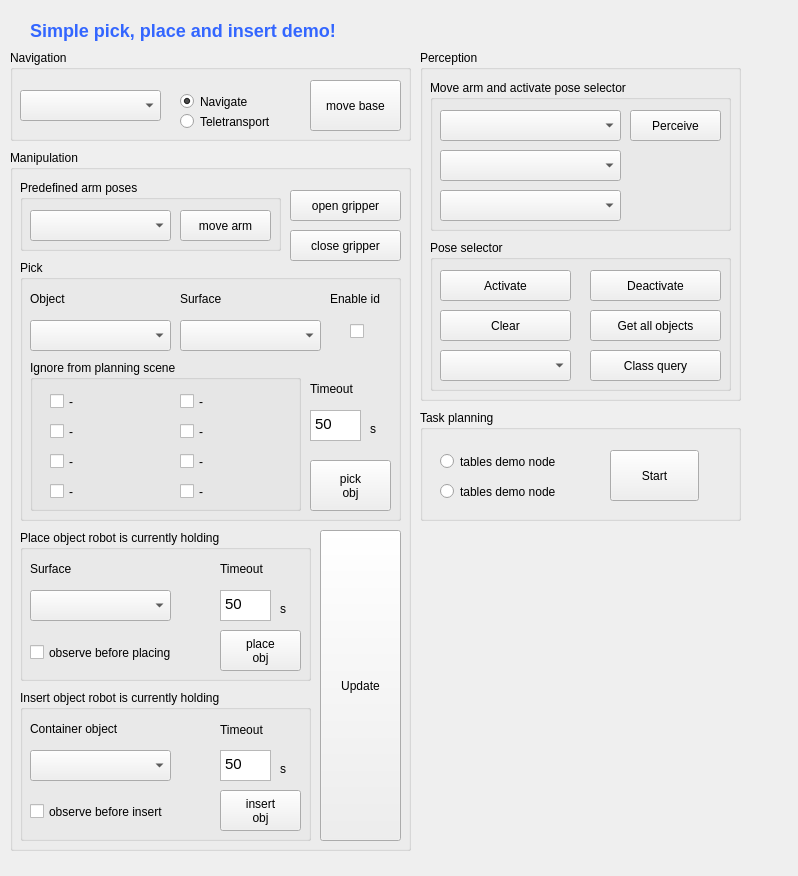
<?xml version="1.0" encoding="UTF-8"?>
<ui version="4.0">
 <class>RqtTablesDemo</class>
 <widget class="QWidget" name="RqtTablesDemo">
  <property name="enabled">
   <bool>true</bool>
  </property>
  <property name="geometry">
   <rect>
    <x>0</x>
    <y>0</y>
    <width>798</width>
    <height>876</height>
   </rect>
  </property>
  <property name="cursor">
   <cursorShape>ArrowCursor</cursorShape>
  </property>
  <property name="windowTitle">
   <string>rqt_tables_demo</string>
  </property>
  <widget class="QLabel" name="lblRqtTablesDemoTitle">
   <property name="geometry">
    <rect>
     <x>30</x>
     <y>10</y>
     <width>381</width>
     <height>41</height>
    </rect>
   </property>
   <property name="text">
    <string>&lt;html&gt;&lt;head/&gt;&lt;body&gt;&lt;h2 style=&quot; margin-top:16px; margin-bottom:12px; margin-left:0px; margin-right:0px; -qt-block-indent:0; text-indent:0px;&quot;&gt;&lt;span style=&quot; font-size:x-large; font-weight:600; color:#3366ff;&quot;&gt;Simple pick, place and insert demo!&lt;/span&gt;&lt;/h2&gt;&lt;/body&gt;&lt;/html&gt;</string>
   </property>
   <property name="textFormat">
    <enum>Qt::RichText</enum>
   </property>
  </widget>
  <widget class="QGroupBox" name="groupBox">
   <property name="geometry">
    <rect>
     <x>10</x>
     <y>50</y>
     <width>401</width>
     <height>91</height>
    </rect>
   </property>
   <property name="title">
    <string>Navigation</string>
   </property>
   <widget class="QPushButton" name="cmdNavigationGo">
    <property name="geometry">
     <rect>
      <x>300</x>
      <y>30</y>
      <width>91</width>
      <height>51</height>
     </rect>
    </property>
    <property name="text">
     <string>move base</string>
    </property>
   </widget>
   <widget class="QComboBox" name="comboNavigationWaypoints">
    <property name="geometry">
     <rect>
      <x>10</x>
      <y>40</y>
      <width>141</width>
      <height>31</height>
     </rect>
    </property>
   </widget>
   <widget class="QRadioButton" name="optNavigationNavigate">
    <property name="geometry">
     <rect>
      <x>170</x>
      <y>40</y>
      <width>112</width>
      <height>23</height>
     </rect>
    </property>
    <property name="text">
     <string>Navigate</string>
    </property>
    <property name="checked">
     <bool>true</bool>
    </property>
   </widget>
   <widget class="QRadioButton" name="optNavigationTeletransport">
    <property name="geometry">
     <rect>
      <x>170</x>
      <y>60</y>
      <width>112</width>
      <height>23</height>
     </rect>
    </property>
    <property name="text">
     <string>Teletransport</string>
    </property>
   </widget>
  </widget>
  <widget class="QGroupBox" name="groupBox_2">
   <property name="geometry">
    <rect>
     <x>420</x>
     <y>50</y>
     <width>321</width>
     <height>351</height>
    </rect>
   </property>
   <property name="title">
    <string>Perception</string>
   </property>
   <widget class="QGroupBox" name="groupMoveAndActivatePS">
    <property name="geometry">
     <rect>
      <x>10</x>
      <y>30</y>
      <width>301</width>
      <height>151</height>
     </rect>
    </property>
    <property name="title">
     <string>Move arm and activate pose selector</string>
    </property>
    <widget class="QComboBox" name="comboPerceptionObs1">
     <property name="geometry">
      <rect>
       <x>10</x>
       <y>30</y>
       <width>181</width>
       <height>31</height>
      </rect>
     </property>
    </widget>
    <widget class="QComboBox" name="comboPerceptionObs2">
     <property name="geometry">
      <rect>
       <x>10</x>
       <y>70</y>
       <width>181</width>
       <height>31</height>
      </rect>
     </property>
    </widget>
    <widget class="QComboBox" name="comboPerceptionObs3">
     <property name="geometry">
      <rect>
       <x>10</x>
       <y>110</y>
       <width>181</width>
       <height>31</height>
      </rect>
     </property>
    </widget>
    <widget class="QPushButton" name="cmdPerceiveObjs">
     <property name="geometry">
      <rect>
       <x>200</x>
       <y>30</y>
       <width>91</width>
       <height>31</height>
      </rect>
     </property>
     <property name="text">
      <string>Perceive</string>
     </property>
    </widget>
   </widget>
   <widget class="QGroupBox" name="groupPoseSelector">
    <property name="geometry">
     <rect>
      <x>10</x>
      <y>190</y>
      <width>301</width>
      <height>151</height>
     </rect>
    </property>
    <property name="title">
     <string>Pose selector</string>
    </property>
    <widget class="QPushButton" name="cmdPerceptionPSActivate">
     <property name="geometry">
      <rect>
       <x>10</x>
       <y>30</y>
       <width>131</width>
       <height>31</height>
      </rect>
     </property>
     <property name="text">
      <string>Activate</string>
     </property>
    </widget>
    <widget class="QPushButton" name="cmdPerceptionPSDeActivate">
     <property name="geometry">
      <rect>
       <x>160</x>
       <y>30</y>
       <width>131</width>
       <height>31</height>
      </rect>
     </property>
     <property name="text">
      <string>Deactivate</string>
     </property>
    </widget>
    <widget class="QPushButton" name="cmdPerceptionPSClear">
     <property name="geometry">
      <rect>
       <x>10</x>
       <y>70</y>
       <width>131</width>
       <height>31</height>
      </rect>
     </property>
     <property name="text">
      <string>Clear</string>
     </property>
    </widget>
    <widget class="QPushButton" name="cmdPerceptionPSGetAllObjs">
     <property name="geometry">
      <rect>
       <x>160</x>
       <y>70</y>
       <width>131</width>
       <height>31</height>
      </rect>
     </property>
     <property name="text">
      <string>Get all objects</string>
     </property>
    </widget>
    <widget class="QPushButton" name="cmdPerceptionPSClassQuery">
     <property name="geometry">
      <rect>
       <x>160</x>
       <y>110</y>
       <width>131</width>
       <height>31</height>
      </rect>
     </property>
     <property name="text">
      <string>Class query</string>
     </property>
    </widget>
    <widget class="QComboBox" name="comboPerceptionPSClassQuery">
     <property name="geometry">
      <rect>
       <x>10</x>
       <y>110</y>
       <width>131</width>
       <height>31</height>
      </rect>
     </property>
    </widget>
   </widget>
  </widget>
  <widget class="QGroupBox" name="groupBox_3">
   <property name="geometry">
    <rect>
     <x>10</x>
     <y>150</y>
     <width>401</width>
     <height>701</height>
    </rect>
   </property>
   <property name="title">
    <string>Manipulation</string>
   </property>
   <widget class="QGroupBox" name="groupBox_5">
    <property name="geometry">
     <rect>
      <x>10</x>
      <y>30</y>
      <width>261</width>
      <height>71</height>
     </rect>
    </property>
    <property name="title">
     <string>Predefined arm poses</string>
    </property>
    <widget class="QComboBox" name="comboArmPoses">
     <property name="geometry">
      <rect>
       <x>10</x>
       <y>30</y>
       <width>141</width>
       <height>31</height>
      </rect>
     </property>
    </widget>
    <widget class="QPushButton" name="cmdManipulationGo">
     <property name="geometry">
      <rect>
       <x>160</x>
       <y>30</y>
       <width>91</width>
       <height>31</height>
      </rect>
     </property>
     <property name="text">
      <string>move arm</string>
     </property>
    </widget>
   </widget>
   <widget class="QGroupBox" name="groupBox_6">
    <property name="geometry">
     <rect>
      <x>10</x>
      <y>110</y>
      <width>381</width>
      <height>261</height>
     </rect>
    </property>
    <property name="title">
     <string>Pick</string>
    </property>
    <widget class="QComboBox" name="comboPickObj">
     <property name="geometry">
      <rect>
       <x>10</x>
       <y>60</y>
       <width>141</width>
       <height>31</height>
      </rect>
     </property>
    </widget>
    <widget class="QPushButton" name="cmdPickObj">
     <property name="geometry">
      <rect>
       <x>290</x>
       <y>200</y>
       <width>81</width>
       <height>51</height>
      </rect>
     </property>
     <property name="text">
      <string>pick
obj</string>
     </property>
    </widget>
    <widget class="QGroupBox" name="groupBox_9">
     <property name="geometry">
      <rect>
       <x>10</x>
       <y>100</y>
       <width>271</width>
       <height>151</height>
      </rect>
     </property>
     <property name="title">
      <string>Ignore from planning scene</string>
     </property>
     <widget class="QCheckBox" name="chkPickIgnore1">
      <property name="geometry">
       <rect>
        <x>20</x>
        <y>30</y>
        <width>121</width>
        <height>23</height>
       </rect>
      </property>
      <property name="text">
       <string>-</string>
      </property>
     </widget>
     <widget class="QCheckBox" name="chkPickIgnore2">
      <property name="geometry">
       <rect>
        <x>20</x>
        <y>60</y>
        <width>121</width>
        <height>23</height>
       </rect>
      </property>
      <property name="text">
       <string>-</string>
      </property>
     </widget>
     <widget class="QCheckBox" name="chkPickIgnore3">
      <property name="geometry">
       <rect>
        <x>20</x>
        <y>90</y>
        <width>121</width>
        <height>23</height>
       </rect>
      </property>
      <property name="text">
       <string>-</string>
      </property>
     </widget>
     <widget class="QCheckBox" name="chkPickIgnore4">
      <property name="geometry">
       <rect>
        <x>20</x>
        <y>120</y>
        <width>121</width>
        <height>23</height>
       </rect>
      </property>
      <property name="text">
       <string>-</string>
      </property>
     </widget>
     <widget class="QCheckBox" name="chkPickIgnore7">
      <property name="geometry">
       <rect>
        <x>150</x>
        <y>90</y>
        <width>111</width>
        <height>23</height>
       </rect>
      </property>
      <property name="text">
       <string>-</string>
      </property>
     </widget>
     <widget class="QCheckBox" name="chkPickIgnore6">
      <property name="geometry">
       <rect>
        <x>150</x>
        <y>60</y>
        <width>111</width>
        <height>23</height>
       </rect>
      </property>
      <property name="text">
       <string>-</string>
      </property>
     </widget>
     <widget class="QCheckBox" name="chkPickIgnore5">
      <property name="geometry">
       <rect>
        <x>150</x>
        <y>30</y>
        <width>111</width>
        <height>23</height>
       </rect>
      </property>
      <property name="text">
       <string>-</string>
      </property>
     </widget>
     <widget class="QCheckBox" name="chkPickIgnore8">
      <property name="geometry">
       <rect>
        <x>150</x>
        <y>120</y>
        <width>111</width>
        <height>23</height>
       </rect>
      </property>
      <property name="text">
       <string>-</string>
      </property>
     </widget>
    </widget>
    <widget class="QComboBox" name="comboPickSurfaces">
     <property name="geometry">
      <rect>
       <x>160</x>
       <y>60</y>
       <width>141</width>
       <height>31</height>
      </rect>
     </property>
    </widget>
    <widget class="QLabel" name="label">
     <property name="geometry">
      <rect>
       <x>10</x>
       <y>30</y>
       <width>67</width>
       <height>17</height>
      </rect>
     </property>
     <property name="text">
      <string>Object</string>
     </property>
    </widget>
    <widget class="QLabel" name="label_2">
     <property name="geometry">
      <rect>
       <x>160</x>
       <y>30</y>
       <width>67</width>
       <height>17</height>
      </rect>
     </property>
     <property name="text">
      <string>Surface</string>
     </property>
    </widget>
    <widget class="QLabel" name="label_6">
     <property name="geometry">
      <rect>
       <x>310</x>
       <y>30</y>
       <width>71</width>
       <height>17</height>
      </rect>
     </property>
     <property name="text">
      <string>Enable id</string>
     </property>
    </widget>
    <widget class="QLabel" name="label_7">
     <property name="geometry">
      <rect>
       <x>290</x>
       <y>120</y>
       <width>71</width>
       <height>17</height>
      </rect>
     </property>
     <property name="text">
      <string>Timeout</string>
     </property>
    </widget>
    <widget class="QTextEdit" name="txtPickTimeout">
     <property name="geometry">
      <rect>
       <x>290</x>
       <y>150</y>
       <width>51</width>
       <height>31</height>
      </rect>
     </property>
     <property name="html">
      <string>&lt;!DOCTYPE HTML PUBLIC &quot;-//W3C//DTD HTML 4.0//EN&quot; &quot;http://www.w3.org/TR/REC-html40/strict.dtd&quot;&gt;
&lt;html&gt;&lt;head&gt;&lt;meta name=&quot;qrichtext&quot; content=&quot;1&quot; /&gt;&lt;style type=&quot;text/css&quot;&gt;
p, li { white-space: pre-wrap; }
&lt;/style&gt;&lt;/head&gt;&lt;body style=&quot; font-family:'Ubuntu'; font-size:11pt; font-weight:400; font-style:normal;&quot;&gt;
&lt;p style=&quot; margin-top:0px; margin-bottom:0px; margin-left:0px; margin-right:0px; -qt-block-indent:0; text-indent:0px;&quot;&gt;50&lt;/p&gt;&lt;/body&gt;&lt;/html&gt;</string>
     </property>
    </widget>
    <widget class="QLabel" name="label_8">
     <property name="geometry">
      <rect>
       <x>350</x>
       <y>160</y>
       <width>16</width>
       <height>17</height>
      </rect>
     </property>
     <property name="text">
      <string>s</string>
     </property>
    </widget>
    <widget class="QCheckBox" name="chkPickEnableId">
     <property name="geometry">
      <rect>
       <x>330</x>
       <y>60</y>
       <width>21</width>
       <height>23</height>
      </rect>
     </property>
     <property name="text">
      <string/>
     </property>
    </widget>
   </widget>
   <widget class="QGroupBox" name="groupBox_7">
    <property name="geometry">
     <rect>
      <x>10</x>
      <y>380</y>
      <width>291</width>
      <height>151</height>
     </rect>
    </property>
    <property name="title">
     <string>Place object robot is currently holding</string>
    </property>
    <widget class="QCheckBox" name="chkPlaceObjObserveBeforePlacing">
     <property name="geometry">
      <rect>
       <x>10</x>
       <y>102</y>
       <width>191</width>
       <height>41</height>
      </rect>
     </property>
     <property name="text">
      <string>observe before placing</string>
     </property>
    </widget>
    <widget class="QComboBox" name="comboPlaceSurfaces">
     <property name="geometry">
      <rect>
       <x>10</x>
       <y>60</y>
       <width>141</width>
       <height>31</height>
      </rect>
     </property>
    </widget>
    <widget class="QLabel" name="label_3">
     <property name="geometry">
      <rect>
       <x>10</x>
       <y>30</y>
       <width>67</width>
       <height>17</height>
      </rect>
     </property>
     <property name="text">
      <string>Surface</string>
     </property>
    </widget>
    <widget class="QPushButton" name="cmdPlaceObj">
     <property name="geometry">
      <rect>
       <x>200</x>
       <y>100</y>
       <width>81</width>
       <height>41</height>
      </rect>
     </property>
     <property name="text">
      <string>place
obj</string>
     </property>
    </widget>
    <widget class="QLabel" name="label_9">
     <property name="geometry">
      <rect>
       <x>200</x>
       <y>30</y>
       <width>61</width>
       <height>17</height>
      </rect>
     </property>
     <property name="text">
      <string>Timeout</string>
     </property>
    </widget>
    <widget class="QLabel" name="label_10">
     <property name="geometry">
      <rect>
       <x>260</x>
       <y>70</y>
       <width>16</width>
       <height>17</height>
      </rect>
     </property>
     <property name="text">
      <string>s</string>
     </property>
    </widget>
    <widget class="QTextEdit" name="txtPlaceTimeout">
     <property name="geometry">
      <rect>
       <x>200</x>
       <y>60</y>
       <width>51</width>
       <height>31</height>
      </rect>
     </property>
     <property name="html">
      <string>&lt;!DOCTYPE HTML PUBLIC &quot;-//W3C//DTD HTML 4.0//EN&quot; &quot;http://www.w3.org/TR/REC-html40/strict.dtd&quot;&gt;
&lt;html&gt;&lt;head&gt;&lt;meta name=&quot;qrichtext&quot; content=&quot;1&quot; /&gt;&lt;style type=&quot;text/css&quot;&gt;
p, li { white-space: pre-wrap; }
&lt;/style&gt;&lt;/head&gt;&lt;body style=&quot; font-family:'Ubuntu'; font-size:11pt; font-weight:400; font-style:normal;&quot;&gt;
&lt;p style=&quot; margin-top:0px; margin-bottom:0px; margin-left:0px; margin-right:0px; -qt-block-indent:0; text-indent:0px;&quot;&gt;50&lt;/p&gt;&lt;/body&gt;&lt;/html&gt;</string>
     </property>
    </widget>
   </widget>
   <widget class="QGroupBox" name="groupBox_8">
    <property name="geometry">
     <rect>
      <x>10</x>
      <y>540</y>
      <width>291</width>
      <height>151</height>
     </rect>
    </property>
    <property name="title">
     <string>Insert object robot is currently holding</string>
    </property>
    <widget class="QPushButton" name="cmdInsertObj">
     <property name="geometry">
      <rect>
       <x>200</x>
       <y>100</y>
       <width>81</width>
       <height>41</height>
      </rect>
     </property>
     <property name="text">
      <string>insert
obj</string>
     </property>
    </widget>
    <widget class="QLabel" name="label_5">
     <property name="geometry">
      <rect>
       <x>10</x>
       <y>30</y>
       <width>141</width>
       <height>17</height>
      </rect>
     </property>
     <property name="text">
      <string>Container object</string>
     </property>
    </widget>
    <widget class="QComboBox" name="comboInsertHole">
     <property name="geometry">
      <rect>
       <x>10</x>
       <y>60</y>
       <width>141</width>
       <height>31</height>
      </rect>
     </property>
    </widget>
    <widget class="QCheckBox" name="chkObserveBeforeInsert">
     <property name="geometry">
      <rect>
       <x>10</x>
       <y>110</y>
       <width>171</width>
       <height>23</height>
      </rect>
     </property>
     <property name="text">
      <string>observe before insert</string>
     </property>
    </widget>
    <widget class="QLabel" name="label_11">
     <property name="geometry">
      <rect>
       <x>200</x>
       <y>30</y>
       <width>71</width>
       <height>20</height>
      </rect>
     </property>
     <property name="text">
      <string>Timeout</string>
     </property>
    </widget>
    <widget class="QTextEdit" name="txtInsertTimeout">
     <property name="geometry">
      <rect>
       <x>200</x>
       <y>60</y>
       <width>51</width>
       <height>31</height>
      </rect>
     </property>
     <property name="html">
      <string>&lt;!DOCTYPE HTML PUBLIC &quot;-//W3C//DTD HTML 4.0//EN&quot; &quot;http://www.w3.org/TR/REC-html40/strict.dtd&quot;&gt;
&lt;html&gt;&lt;head&gt;&lt;meta name=&quot;qrichtext&quot; content=&quot;1&quot; /&gt;&lt;style type=&quot;text/css&quot;&gt;
p, li { white-space: pre-wrap; }
&lt;/style&gt;&lt;/head&gt;&lt;body style=&quot; font-family:'Ubuntu'; font-size:11pt; font-weight:400; font-style:normal;&quot;&gt;
&lt;p style=&quot; margin-top:0px; margin-bottom:0px; margin-left:0px; margin-right:0px; -qt-block-indent:0; text-indent:0px;&quot;&gt;50&lt;/p&gt;&lt;/body&gt;&lt;/html&gt;</string>
     </property>
    </widget>
    <widget class="QLabel" name="label_12">
     <property name="geometry">
      <rect>
       <x>260</x>
       <y>70</y>
       <width>16</width>
       <height>17</height>
      </rect>
     </property>
     <property name="text">
      <string>s</string>
     </property>
    </widget>
   </widget>
   <widget class="QPushButton" name="cmdOpenGripper">
    <property name="geometry">
     <rect>
      <x>280</x>
      <y>40</y>
      <width>111</width>
      <height>31</height>
     </rect>
    </property>
    <property name="text">
     <string>open gripper</string>
    </property>
   </widget>
   <widget class="QPushButton" name="cmdCloseGripper">
    <property name="geometry">
     <rect>
      <x>280</x>
      <y>80</y>
      <width>111</width>
      <height>31</height>
     </rect>
    </property>
    <property name="text">
     <string>close gripper</string>
    </property>
   </widget>
   <widget class="QPushButton" name="cmdManipUpdate">
    <property name="geometry">
     <rect>
      <x>310</x>
      <y>380</y>
      <width>81</width>
      <height>311</height>
     </rect>
    </property>
    <property name="text">
     <string>Update</string>
    </property>
   </widget>
  </widget>
  <widget class="QGroupBox" name="groupBox_4">
   <property name="geometry">
    <rect>
     <x>420</x>
     <y>410</y>
     <width>321</width>
     <height>111</height>
    </rect>
   </property>
   <property name="title">
    <string>Task planning</string>
   </property>
   <widget class="QPushButton" name="pushButton_4">
    <property name="geometry">
     <rect>
      <x>190</x>
      <y>40</y>
      <width>89</width>
      <height>51</height>
     </rect>
    </property>
    <property name="text">
     <string>Start</string>
    </property>
   </widget>
   <widget class="QRadioButton" name="radioButton">
    <property name="geometry">
     <rect>
      <x>20</x>
      <y>40</y>
      <width>161</width>
      <height>23</height>
     </rect>
    </property>
    <property name="text">
     <string>tables demo node</string>
    </property>
   </widget>
   <widget class="QRadioButton" name="radioButton_2">
    <property name="geometry">
     <rect>
      <x>20</x>
      <y>70</y>
      <width>161</width>
      <height>23</height>
     </rect>
    </property>
    <property name="text">
     <string>tables demo node</string>
    </property>
   </widget>
  </widget>
 </widget>
 <resources/>
 <connections/>
</ui>
